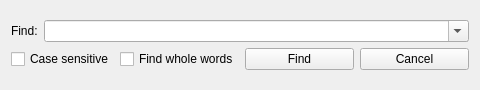
<?xml version="1.0" encoding="UTF-8"?>
<ui version="4.0">
 <class>FindDialogForm</class>
 <widget class="QWidget" name="FindDialogForm">
  <property name="geometry">
   <rect>
    <x>0</x>
    <y>0</y>
    <width>480</width>
    <height>90</height>
   </rect>
  </property>
  <property name="windowTitle">
   <string>Find</string>
  </property>
  <layout class="QGridLayout" name="gridLayout">
   <item row="0" column="0">
    <layout class="QVBoxLayout" name="verticalLayout">
     <item>
      <layout class="QHBoxLayout" name="horizontalLayout">
       <item>
        <widget class="QLabel" name="textLabel">
         <property name="sizePolicy">
          <sizepolicy hsizetype="Maximum" vsizetype="Preferred">
           <horstretch>0</horstretch>
           <verstretch>0</verstretch>
          </sizepolicy>
         </property>
         <property name="text">
          <string>Find:</string>
         </property>
        </widget>
       </item>
       <item>
        <widget class="QComboBox" name="textComboBox">
         <property name="enabled">
          <bool>true</bool>
         </property>
         <property name="contextMenuPolicy">
          <enum>Qt::DefaultContextMenu</enum>
         </property>
         <property name="toolTip">
          <string/>
         </property>
         <property name="inputMethodHints">
          <set>Qt::ImhNone</set>
         </property>
         <property name="editable">
          <bool>true</bool>
         </property>
         <property name="duplicatesEnabled">
          <bool>false</bool>
         </property>
        </widget>
       </item>
      </layout>
     </item>
     <item>
      <layout class="QHBoxLayout" name="horizontalLayout_5">
       <item>
        <layout class="QHBoxLayout" name="horizontalLayout_3">
         <item>
          <widget class="QCheckBox" name="caseSensitiveCheckBox">
           <property name="text">
            <string>Case sensitive</string>
           </property>
           <property name="checked">
            <bool>false</bool>
           </property>
           <property name="autoExclusive">
            <bool>false</bool>
           </property>
           <property name="tristate">
            <bool>false</bool>
           </property>
          </widget>
         </item>
         <item>
          <widget class="QCheckBox" name="findWholeWordsCheckBox">
           <property name="text">
            <string>Find whole words</string>
           </property>
           <property name="autoExclusive">
            <bool>false</bool>
           </property>
          </widget>
         </item>
        </layout>
       </item>
       <item>
        <layout class="QHBoxLayout" name="horizontalLayout_4">
         <item>
          <widget class="QPushButton" name="findButton">
           <property name="text">
            <string>Find</string>
           </property>
          </widget>
         </item>
         <item>
          <widget class="QPushButton" name="cancelButton">
           <property name="text">
            <string>Cancel</string>
           </property>
          </widget>
         </item>
        </layout>
       </item>
      </layout>
     </item>
    </layout>
   </item>
  </layout>
  <widget class="QWidget" name="">
   <property name="geometry">
    <rect>
     <x>0</x>
     <y>0</y>
     <width>2</width>
     <height>2</height>
    </rect>
   </property>
   <layout class="QHBoxLayout" name="horizontalLayout_2"/>
  </widget>
  <zorder>textLabel</zorder>
  <zorder>textComboBox</zorder>
  <zorder>findButton</zorder>
  <zorder>cancelButton</zorder>
  <zorder>findWholeWordsCheckBox</zorder>
  <zorder>caseSensitiveCheckBox</zorder>
  <zorder>caseSensitiveCheckBox</zorder>
  <zorder>caseSensitiveCheckBox</zorder>
 </widget>
 <resources/>
 <connections/>
</ui>
